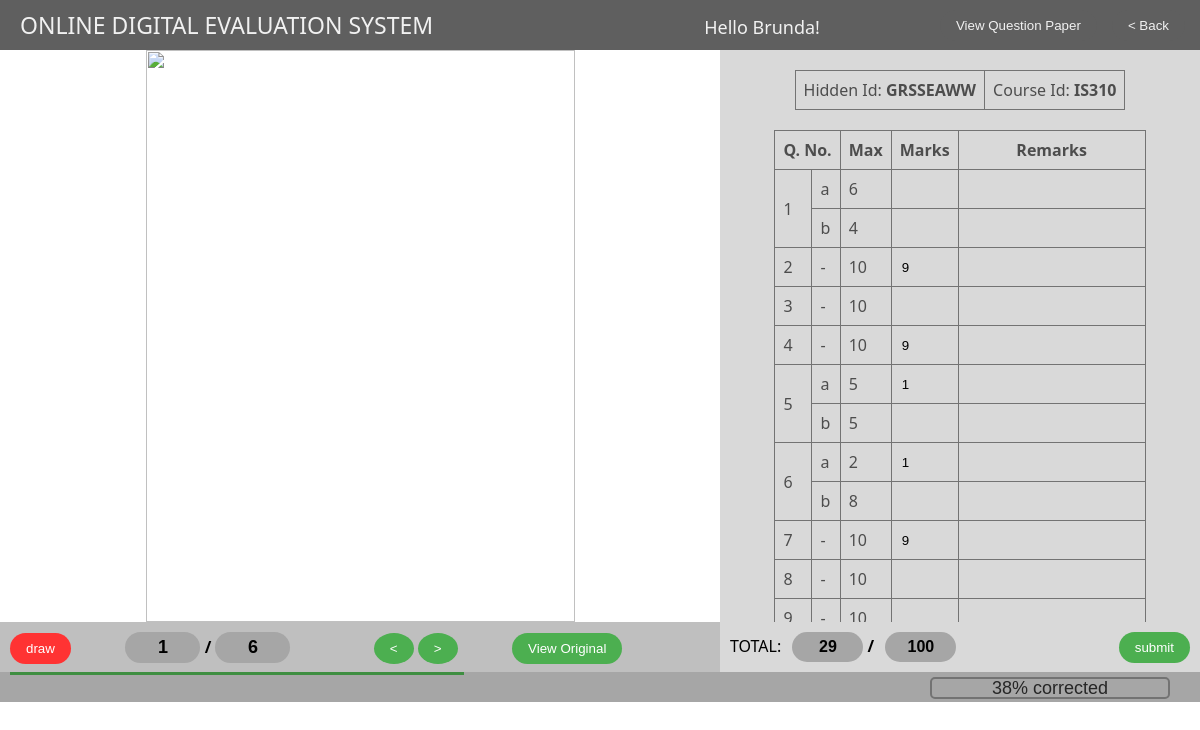
The app's page /correctionpage.php (signed in) with its own data.
### tables this page shows
CREATE TABLE `qpapers` (
  `QpId` varchar(4) NOT NULL,
  `QId` varchar(6) NOT NULL,
  `QNo` int(2) NOT NULL,
  `SubQNo` varchar(2) NOT NULL,
  `QStmt` text NOT NULL,
  `MaxMarks` int(2) NOT NULL,
  `Setter` varchar(4) NOT NULL,
  `CourseId` varchar(5) NOT NULL
);

### tablecreation.php (the view, shortened to what this page needs)
<?php
	$QpId = $_SESSION['QpId'];
	$studid = $_SESSION['studid'];
	$servername = "localhost";
	$username = "root";
	$password = "root";
	$dbname = "odes";
	$conn = new mysqli($servername, $username, $password, $dbname);
	$result = $conn->query("SELECT * FROM `qpapers` WHERE `QpId`='$QpId'");
	if ($result->num_rows > 0) {
		while($row = $result->fetch_assoc()) {
			$marks[$row['QNo']][$row['SubQNo']] = $row['MaxMarks'];
		}
	} else {
		echo "1-0 results";
	}
	$result = $conn->query("SELECT * FROM `marks` WHERE `StudId`='{$studid}' AND `QpId`='{$QpId}' AND `MarksPerQ`>='0'");
	if ($result->num_rows > 0) {
		while($row = $result->fetch_assoc()) {
			$preMarks[$row['QId']] = $row['MarksPerQ'];
		}
	} else {
		echo "";
	}
	echo "<table>"
		. "<tr>"
		. "<th colspan='2'>Q. No.</th>"
		. "<th>Max</th>"
		. "<th>Marks</th>"
		. "<th>Remarks</th>"
		. "</tr>";
	foreach($marks as $qno => $subqarr) {
		echo "<tr>"
			."<td rowspan='".sizeof($subqarr)."' > $qno </td>";
		$i = 1;
		foreach ($subqarr as $subqno => $maxmarks) {
			$qid="";
			$result1 = $conn->query("SELECT `QId` FROM `qpapers` WHERE `QNo`='$qno' AND `SubQNo`='$subqno' AND `QpId`='$QpId'");
			if ($result1->num_rows > 0) {
				if($row = $result1->fetch_assoc()) {
					$qid = $row['QId'];
				}
			} else {
				echo "4-0 results";
			}
			$preMarksVal = '';
			$preRemarksVal = '';
			if(isset($preMarks[$qid])){
				$preMarksVal = $preMarks[$qid];
			}
			if($i == 1){
				echo "<td>$subqno</td>"
					."<td>$maxmarks</td>"
					."<td><input type='text' name='M_Q{$qno}_SQ{$subqno}_QID{$qid}' id='M_Q{$qno}_SQ{$subqno}_QID{$qid}' class='transparent marksTB enterBlur' width='25' onkeypress='if ( isNaN(this.value + String.fromCharCode(event.keyCode) )) return false;' value='{$preMarksVal}' /></td>"
					."<td><input type='text' name='R_Q{$qno}_SQ{$subqno}_QID{$qid}' id='R_Q{$qno}_SQ{$subqno}_QID{$qid}' class='transparent remarksTB enterBlur' width='170' value='{$preRemarksVal}' /></td>"
					."</tr>";
			} else {
				echo "<tr>"
					."<td>$subqno</td>"
					."<td>$maxmarks</td>"
					."<td><input type='text' name='M_Q{$qno}_SQ{$subqno}_QID{$qid}' id='M_Q{$qno}_SQ{$subqno}_QID{$qid}' class='transparent marksTB enterBlur' width='25' onkeypress='if ( isNaN(this.value + String.fromCharCode(event.keyCode) )) return false;' value='{$preMarksVal}' /></td>"
					."<td><input type='text' name='R_Q{$qno}_SQ{$subqno}_QID{$qid}' id='R_Q{$qno}_SQ{$subqno}_QID{$qid}' class='transparent remarksTB enterBlur' width='170' value='{$preRemarksVal}' /></td>"
					."</tr>";
			}
			$i++;
		}
	}
	echo "</table>";
?>

### teacherStyle.css (style rules this page uses)
table { margin: auto; margin-top: 20px; }
table input.marksTB { width:35px; }
table input.remarksTB { width: 170px; }
table input.transparent { border: none; background-color: transparent; }
input.transparent { border: none; background-color: transparent; }

### CommonStyle.css (style rules this page uses)
html, body { font-family: "Segoe UI", Arial, sans-serif; }
body { margin: 0px; }

### records on screen
qpapers: QId "9"
qpapers: QId "9"
qpapers: QId "1"
qpapers: QId "1"
qpapers: QId "9"

### other values on screen
$_SESSION['FactName'] "Brunda"
$HidId "GRSSEAWW"
$courseid "IS310"
$qno "1"
$subqno "a"
$maxmarks "6"
$subqno "b"
$maxmarks "4"
$qno "2"
$subqno "-"
$maxmarks "10"
$qno "3"
$qno "4"
$qno "5"
$maxmarks "5"
